Frame 1 (no input): blank canvas, image omitted
Frame 60 (the mouse pressed at the canvas centre just before this capture): blank canvas, image omitted
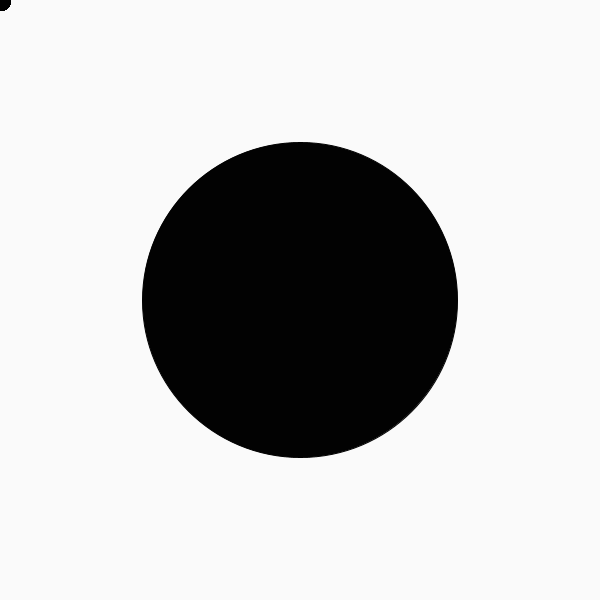
Frame 120 (the mouse held since frame 60 and released just before this capture)

The Processing sketch whose frames 1 and 60 were blank and that drew this single picture after the mouse press (run headless with seeded random() and noise(); from frame 60 on, the mouse is pressed at the canvas centre):

// Processing sketch: processing_42231
// ── processing_42231.pde

int val=20;
void setup() {
size (600, 600);
background(250);
smooth();
}

void draw (){
 stroke (0); 
 fill(2);
 ellipse(mouseX,mouseY, val, val);
 if (mousePressed){
   noStroke ();
   val=val+5;
 }
 else {
 val=20;
 }
 }

                
                
